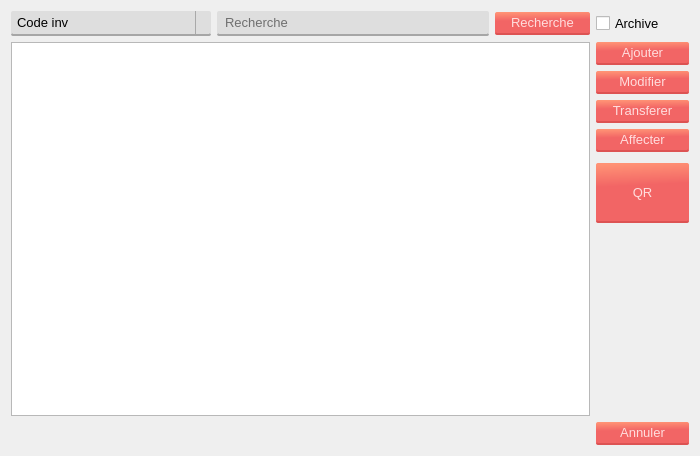
<?xml version="1.0" encoding="UTF-8"?>
<ui version="4.0">
 <class>liste_mat</class>
 <widget class="QWidget" name="liste_mat">
  <property name="geometry">
   <rect>
    <x>0</x>
    <y>0</y>
    <width>700</width>
    <height>456</height>
   </rect>
  </property>
  <property name="windowTitle">
   <string>Liste des materiels informatique</string>
  </property>
  <property name="styleSheet">
   <string notr="true">*{
	font: 10pt;
}
#Form{
	
	background-color: rgb(255, 255, 255);
	font: 10pt;
}

.QPushButton{
	border-radius: 2;
	background-color: qlineargradient(spread:pad, x1:0.548, y1:1, x2:0.469455, y2:0, stop:0.627119 rgba(242, 101, 101, 255), stop:1 rgba(255, 146, 117, 255));
	border-bottom: 2px solid;
	border-bottom-color:rgb(221, 83, 83);
	padding: 3px 16px;
	color:rgb(255, 221, 221);	
	font: 10pt;
}
.QPushButton:pressed{
	background-color: rgb(220, 91, 91);
	border-bottom-color: rgb(194, 73, 73);
}

.QLineEdit{
	border-radius: 2;
	border-bottom: 2px solid rgb(166, 166, 166);
	font: 10pt;
	padding: 3px 6px;
	
	background-color:rgb(222, 222, 222);
}

.QComboBox{
	border-radius: 2;
	background-color:rgb(222, 222, 222);
	border: none;
	padding: 3px 6px;
	border-bottom: 2px solid rgb(166, 166, 166);
}
.QComboBox::drop-down{
	 subcontrol-origin: padding;
    subcontrol-position: top right;
	
	border-left-width: 1px;
    border-left-color: darkgray;
    border-left-style: solid;
}
QComboBox:!editable:on, QComboBox::drop-down:editable:on {
    background: qlineargradient(x1: 0, y1: 0, x2: 0, y2: 1,
                                stop: 0 #D3D3D3, stop: 0.4 #D8D8D8,
                                stop: 0.5 #DDDDDD, stop: 1.0 #E1E1E1);
}
QTableWidget{
	
}</string>
  </property>
  <layout class="QGridLayout" name="gridLayout">
   <item row="0" column="0">
    <layout class="QHBoxLayout" name="horizontalLayout">
     <item>
      <widget class="QComboBox" name="recherche_combo">
       <property name="sizePolicy">
        <sizepolicy hsizetype="Expanding" vsizetype="Fixed">
         <horstretch>0</horstretch>
         <verstretch>0</verstretch>
        </sizepolicy>
       </property>
       <property name="maximumSize">
        <size>
         <width>200</width>
         <height>16777215</height>
        </size>
       </property>
       <item>
        <property name="text">
         <string>Code inv</string>
        </property>
       </item>
       <item>
        <property name="text">
         <string>Fournisseur</string>
        </property>
       </item>
       <item>
        <property name="text">
         <string>Catégorie</string>
        </property>
       </item>
       <item>
        <property name="text">
         <string>Etat</string>
        </property>
       </item>
      </widget>
     </item>
     <item>
      <widget class="QLineEdit" name="recherche_code">
       <property name="placeholderText">
        <string>Recherche</string>
       </property>
      </widget>
     </item>
     <item>
      <widget class="QPushButton" name="rechercher_button">
       <property name="text">
        <string>Recherche</string>
       </property>
      </widget>
     </item>
    </layout>
   </item>
   <item row="1" column="0">
    <widget class="QTableWidget" name="tableWidget">
     <property name="styleSheet">
      <string notr="true"/>
     </property>
     <property name="editTriggers">
      <set>QAbstractItemView::NoEditTriggers</set>
     </property>
     <property name="alternatingRowColors">
      <bool>true</bool>
     </property>
     <property name="selectionMode">
      <enum>QAbstractItemView::MultiSelection</enum>
     </property>
     <property name="selectionBehavior">
      <enum>QAbstractItemView::SelectRows</enum>
     </property>
     <property name="showGrid">
      <bool>true</bool>
     </property>
     <property name="gridStyle">
      <enum>Qt::SolidLine</enum>
     </property>
     <property name="sortingEnabled">
      <bool>false</bool>
     </property>
     <property name="wordWrap">
      <bool>false</bool>
     </property>
    </widget>
   </item>
   <item row="1" column="2">
    <layout class="QVBoxLayout" name="verticalLayout">
     <item>
      <widget class="QPushButton" name="ajouter_button">
       <property name="text">
        <string>Ajouter</string>
       </property>
      </widget>
     </item>
     <item>
      <widget class="QPushButton" name="modifier_button">
       <property name="text">
        <string>Modifier</string>
       </property>
      </widget>
     </item>
     <item>
      <widget class="QPushButton" name="transfer_button">
       <property name="text">
        <string>Transferer</string>
       </property>
      </widget>
     </item>
     <item>
      <widget class="QPushButton" name="affecter_button">
       <property name="text">
        <string>Affecter</string>
       </property>
      </widget>
     </item>
     <item>
      <widget class="QPushButton" name="qr_button">
       <property name="minimumSize">
        <size>
         <width>50</width>
         <height>60</height>
        </size>
       </property>
       <property name="maximumSize">
        <size>
         <width>12321313</width>
         <height>50</height>
        </size>
       </property>
       <property name="text">
        <string>QR</string>
       </property>
      </widget>
     </item>
     <item>
      <spacer name="verticalSpacer">
       <property name="orientation">
        <enum>Qt::Vertical</enum>
       </property>
       <property name="sizeHint" stdset="0">
        <size>
         <width>20</width>
         <height>197</height>
        </size>
       </property>
      </spacer>
     </item>
    </layout>
   </item>
   <item row="2" column="2">
    <widget class="QPushButton" name="annuler_button">
     <property name="text">
      <string>Annuler</string>
     </property>
    </widget>
   </item>
   <item row="0" column="2">
    <widget class="QCheckBox" name="checkBox">
     <property name="text">
      <string>Archive</string>
     </property>
    </widget>
   </item>
  </layout>
 </widget>
 <resources/>
 <connections>
  <connection>
   <sender>annuler_button</sender>
   <signal>clicked()</signal>
   <receiver>liste_mat</receiver>
   <slot>close()</slot>
   <hints>
    <hint type="sourcelabel">
     <x>799</x>
     <y>434</y>
    </hint>
    <hint type="destinationlabel">
     <x>423</x>
     <y>227</y>
    </hint>
   </hints>
  </connection>
 </connections>
</ui>
